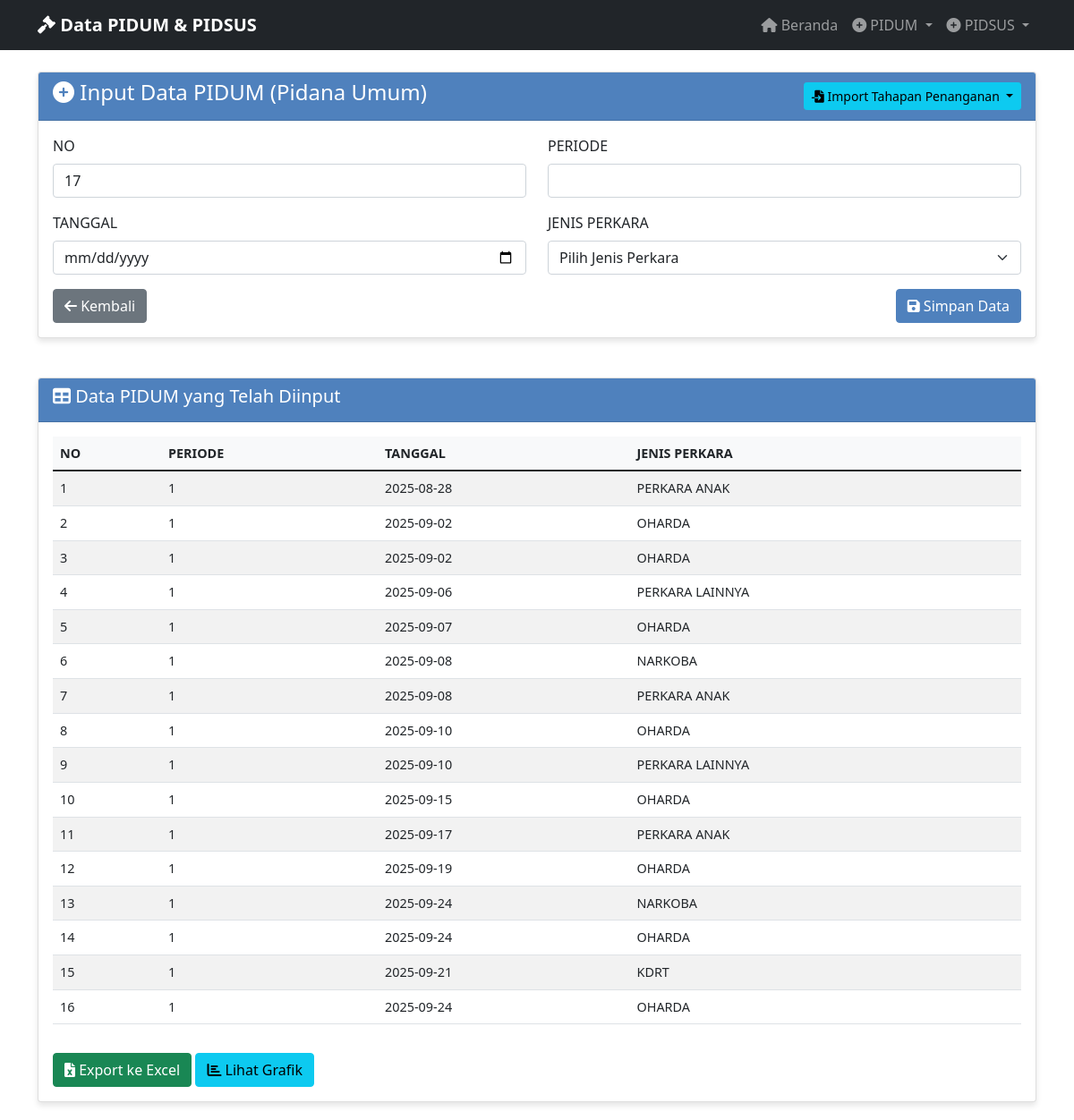
Page /manual_input_pidum on the committed database.
### tables this page shows
CREATE TABLE "pidum_data" (
                id INTEGER PRIMARY KEY AUTOINCREMENT,
                no TEXT NOT NULL,
                periode TEXT NOT NULL,
                tanggal TEXT NOT NULL,
                jenis_perkara TEXT NOT NULL,
                tahapan_penanganan TEXT NOT NULL,
                keterangan TEXT NOT NULL,
                created_at TIMESTAMP DEFAULT CURRENT_TIMESTAMP
            );

### app_with_db.py (the view, shortened to what this page needs)
@app.route('/manual_input_pidum', methods=['GET', 'POST'])
def manual_input_pidum():
    data = get_pidum_data_for_export()
    return render_template('input_pidum.html', data=data)

### database.py (called while the page is built)
@contextmanager
def get_db_connection():
    conn = sqlite3.connect(DATABASE_PATH)
    conn.row_factory = sqlite3.Row
    try:
        yield conn
    finally:
        conn.close()

def get_all_pidum_data():
    with get_db_connection() as conn:
        cursor = conn.cursor()
        cursor.execute('SELECT * FROM pidum_data ORDER BY created_at DESC')
        rows = cursor.fetchall()
        return [dict(row) for row in rows]

def get_pidum_data_for_export():
    data = get_all_pidum_data()
    export_data = []
    for row in data:
        export_data.append({
            'NO': row['no'],
            'PERIODE': row['periode'],
            'TANGGAL': row['tanggal'],
            'JENIS PERKARA': row['jenis_perkara'],
            'TAHAPAN PENANGANAN': row['tahapan_penanganan'],
            'KETERANGAN': row['keterangan']
        })
    return export_data

### templates/input_pidum.html (shortened to what this page needs)
{% extends "base.html" %}
{% block content %}
<div class="row">
    <div class="col-md-12">
        <div class="card">
            <div class="card-header d-flex justify-content-between align-items-center">
                <h4><i class="fas fa-plus-circle"></i> Input Data PIDUM (Pidana Umum)</h4>
                <div class="btn-group">
                    <button type="button" class="btn btn-info btn-sm dropdown-toggle" data-bs-toggle="dropdown" aria-expanded="false">
                        <i class="fas fa-file-import"></i> Import Tahapan Penanganan
                    </button>
                </div>
            </div>
            <div class="card-body">
                <form method="POST" action="{{ url_for('input_pidum') }}">
                    <div class="row">
                        <div class="col-md-6">
                            <div class="mb-3">
                                <label for="no" class="form-label">NO</label>
                                <input type="number" class="form-control" id="no" name="no" required>
                            </div>
                        </div>
                        <div class="col-md-6">
                            <div class="mb-3">
                                <label for="periode" class="form-label">PERIODE</label>
                                <input type="text" class="form-control" id="periode" name="periode" required>
                            </div>
                        </div>
                    </div>
                    <div class="row">
                        <div class="col-md-6">
                            <div class="mb-3">
                                <label for="tanggal" class="form-label">TANGGAL</label>
                                <input type="date" class="form-control" id="tanggal" name="tanggal" required>
                            </div>
                        </div>
                        <div class="col-md-6">
                            <div class="mb-3">
                                <label for="jenis_perkara" class="form-label">JENIS PERKARA</label>
                                <select class="form-select" id="jenis_perkara" name="jenis_perkara" required>
                                    <option value="">Pilih Jenis Perkara</option>
                                </select>
                            </div>
                        </div>
                    </div>
                    <div class="d-flex justify-content-between">
                        <a href="{{ url_for('index') }}" class="btn btn-secondary">
                            <i class="fas fa-arrow-left"></i> Kembali
                        </a>
                        <button type="submit" class="btn btn-primary">
                            <i class="fas fa-save"></i> Simpan Data
                        </button>
                    </div>
                </form>
            </div>
        </div>
    </div>
</div>
{% if data %}
<div class="row mt-4">
    <div class="col-md-12">
        <div class="card">
            <div class="card-header">
                <h5><i class="fas fa-table"></i> Data PIDUM yang Telah Diinput</h5>
            </div>
            <div class="card-body">
                <div class="table-responsive">
                    <table class="table table-striped table-hover">
                        <thead>
                            <tr>
                                <th>NO</th>
                                <th>PERIODE</th>
                                <th>TANGGAL</th>
                                <th>JENIS PERKARA</th>
                            </tr>
                        </thead>
                        <tbody>
                            {% for item in data %}
                            <tr>
                                <td>{{ item.NO }}</td>
                                <td>{{ item.PERIODE }}</td>
                                <td>{{ item.TANGGAL }}</td>
                                <td>{{ item['JENIS PERKARA'] }}</td>
                            </tr>
                            {% endfor %}
                        </tbody>
                    </table>
                </div>
                <div class="mt-3">
                    <a href="{{ url_for('export_pidum_excel') }}" class="btn btn-success">
                        <i class="fas fa-file-excel"></i> Export ke Excel
                    </a>
                    <a href="{{ url_for('pidum_charts') }}" class="btn btn-info">
                        <i class="fas fa-chart-bar"></i> Lihat Grafik
                    </a>
                </div>
            </div>
        </div>
    </div>
</div>
{% endif %}
{% endblock %}

### templates/base.html (shortened to what this page needs)
<!DOCTYPE html>
<html lang="id">
<head>
    <link href="https://cdn.jsdelivr.net/npm/bootstrap@5.1.3/dist/css/bootstrap.min.css" rel="stylesheet">
    <link href="https://cdnjs.cloudflare.com/ajax/libs/font-awesome/6.0.0/css/all.min.css" rel="stylesheet">
</head>
<body>
    <nav class="navbar navbar-expand-lg navbar-dark bg-dark">
        <div class="container">
            <a class="navbar-brand" href="{{ url_for('index') }}">
                <i class="fas fa-gavel"></i> Data PIDUM & PIDSUS
            </a>
            <div class="collapse navbar-collapse" id="navbarNav">
                <ul class="navbar-nav ms-auto">
                    <li class="nav-item">
                        <a class="nav-link" href="{{ url_for('index') }}">
                            <i class="fas fa-home"></i> Beranda
                        </a>
                    </li>
                    <li class="nav-item dropdown">
                        <a class="nav-link dropdown-toggle" href="#" id="pidumDropdown" role="button" data-bs-toggle="dropdown">
                            <i class="fas fa-plus-circle"></i> PIDUM
                        </a>
                    </li>
                    <li class="nav-item dropdown">
                        <a class="nav-link dropdown-toggle" href="#" id="pidsusDropdown" role="button" data-bs-toggle="dropdown">
                            <i class="fas fa-plus-circle"></i> PIDSUS
                        </a>
                    </li>
                </ul>
            </div>
        </div>
    </nav>
    <div class="container mt-4">
        {% block content %}{% endblock %}
    </div>
</body>
</html>

### templates/base.html (style rules this page uses)
.navbar-brand { font-weight: bold; }
.card { box-shadow: 0 4px 6px rgba(0, 0, 0, 0.1); margin-bottom: 20px; }
.card-header { background-color: #4F81BD; color: white; font-weight: bold; }
.btn-primary { background-color: #4F81BD; border-color: #4F81BD; }
.table { font-size: 0.9rem; }
.table th { background-color: #f8f9fa; font-weight: bold; }

### rows in the picture
pidum_data: NO "1", PERIODE "1", TANGGAL "2025-08-28", jenis_perkara "PERKARA ANAK"
pidum_data: NO "2", PERIODE "1", TANGGAL "2025-09-02", jenis_perkara "OHARDA"
pidum_data: NO "3", PERIODE "1", TANGGAL "2025-09-02", jenis_perkara "OHARDA"
pidum_data: NO "4", PERIODE "1", TANGGAL "2025-09-06", jenis_perkara "PERKARA LAINNYA"
pidum_data: NO "5", PERIODE "1", TANGGAL "2025-09-07", jenis_perkara "OHARDA"
pidum_data: NO "6", PERIODE "1", TANGGAL "2025-09-08", jenis_perkara "NARKOBA"
pidum_data: NO "7", PERIODE "1", TANGGAL "2025-09-08", jenis_perkara "PERKARA ANAK"
pidum_data: NO "8", PERIODE "1", TANGGAL "2025-09-10", jenis_perkara "OHARDA"
pidum_data: NO "9", PERIODE "1", TANGGAL "2025-09-10", jenis_perkara "PERKARA LAINNYA"
pidum_data: NO "10", PERIODE "1", TANGGAL "2025-09-15", jenis_perkara "OHARDA"
pidum_data: NO "11", PERIODE "1", TANGGAL "2025-09-17", jenis_perkara "PERKARA ANAK"
pidum_data: NO "12", PERIODE "1", TANGGAL "2025-09-19", jenis_perkara "OHARDA"
pidum_data: NO "13", PERIODE "1", TANGGAL "2025-09-24", jenis_perkara "NARKOBA"
pidum_data: NO "14", PERIODE "1", TANGGAL "2025-09-24", jenis_perkara "OHARDA"
pidum_data: NO "15", PERIODE "1", TANGGAL "2025-09-21", jenis_perkara "KDRT"
pidum_data: NO "16", PERIODE "1", TANGGAL "2025-09-24", jenis_perkara "OHARDA"
